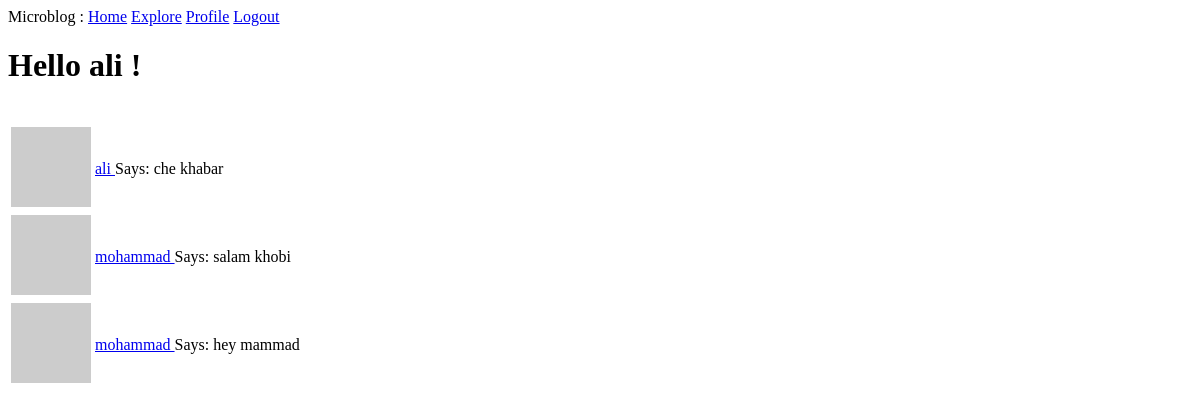
Page /explore (signed in) on the earlier database version.
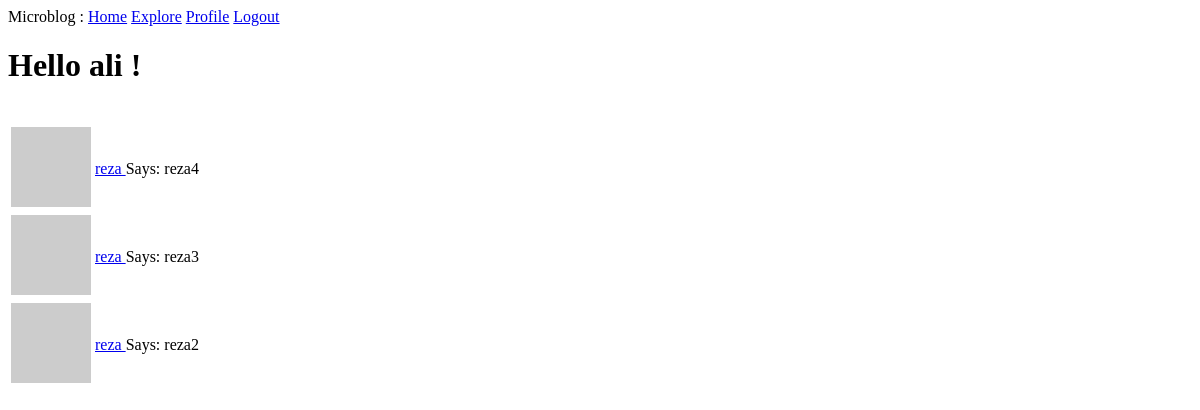
Same page on the later database version.
### myapp/models.py (models this page shows, shortened)
class User(db.Model, UserMixin):
    id = db.Column(db.Integer, primary_key=True)
    username = db.Column(db.String(64), index=True, unique=True)
    email = db.Column(db.String(128), index=True, unique=True)
    password_hash = db.Column(db.String(128))
    posts = db.relationship('Post', backref="author", lazy="dynamic")
    about_me = db.Column(db.String(140))
    last_seen = db.Column(db.DateTime(), default=datetime.utcnow)
    followed = db.relationship('User',secondary=follow_rel,
        primaryjoin = (id == follow_rel.c.follower_id),
        secondaryjoin = (id == follow_rel.c.followed_id),
        backref=db.backref("followers",lazy="dynamic"),
        lazy="dynamic"
    )
    def avatar(self, size, default="identicon"):
        digest = md5(self.email.encode("utf-8")).hexdigest()
        gravatar_link = "https://gravatar.com/avatar/{}?s={}&d={}"
        user_avatar = gravatar_link.format(digest, size, default)
        return user_avatar

class Post(db.Model):
    id = db.Column(db.Integer, primary_key=True)
    body = db.Column(db.Text())
    timestamp = db.Column(db.DateTime(), index=True, default=datetime.utcnow)
    user_id = db.Column(db.Integer, db.ForeignKey("user.id"))

### myapp/routes.py (the view)
@app.route("/explore")
@login_required
def explore():
    page_number = request.args.get("page",default=1,type=int)
    all_posts = Post.query.order_by(Post.timestamp.desc()).paginate(page=page_number,per_page=app.config["POSTS_PER_PAGE"],error_out=False)
    return render_template("index.html",posts=all_posts.items)

### myapp/models.py (called while the page is built)
@login.user_loader
def load_user(id):
    return User.query.get(int(id))

### myapp/routes.py (called while the page is built)
@app.before_request
def before_request_handler():
    if current_user.is_authenticated:
        current_user.last_seen = datetime.utcnow()
        db.session.commit()

### myapp/templates/index.html (shortened to what this page needs)
{% extends "base.html" %}
{% block content %}
    <h1>Hello {{ current_user.username }} !</h1>
    <br>
	{% include "_posts.html" %}
{% endblock %}

### myapp/templates/base.html (shortened to what this page needs)
<!DOCTYPE html>
<html lang="en">
<head>
</head>
<body>
    <div>
        Microblog :
        <a href="{{ url_for('index') }}">Home</a>
        <a href="{{ url_for('explore') }}">Explore</a>
        {% if current_user.is_anonymous %}
        <a href="{{ url_for('login') }}">Login</a>
        {% else %}
        <a href="{{ url_for('user',username = current_user.username) }}">Profile</a>
        <a href="{{ url_for('logout') }}">Logout</a>
        {% endif %}
    </div>
    {% block content %}
    {% endblock %}
</body>
</html>

### myapp/templates/_posts.html
<table>
    {% for post in posts %}
    <tr>
        <td><img src="{{ post.author.avatar(size=64) }}" alt="picture"></td>
		<td><p><a href="{{ url_for("user",username = post.author.username) }}">
				{{ post.author.username }}
				</a>
				Says: {{ post.body }}
			</p>
		</td>
    </tr>
    {% endfor %}
</table>

Differences in the rows shown:
no longer on this page (row unchanged): Post: author.username "ali", body "che khabar"
no longer on this page (row unchanged): Post: author.username "mohammad", body "salam khobi"
no longer on this page (row unchanged): Post: author.username "mohammad", body "hey mammad"
added Post: author.username "reza", body "reza4"
added Post: author.username "reza", body "reza3"
added Post: author.username "reza", body "reza2"
